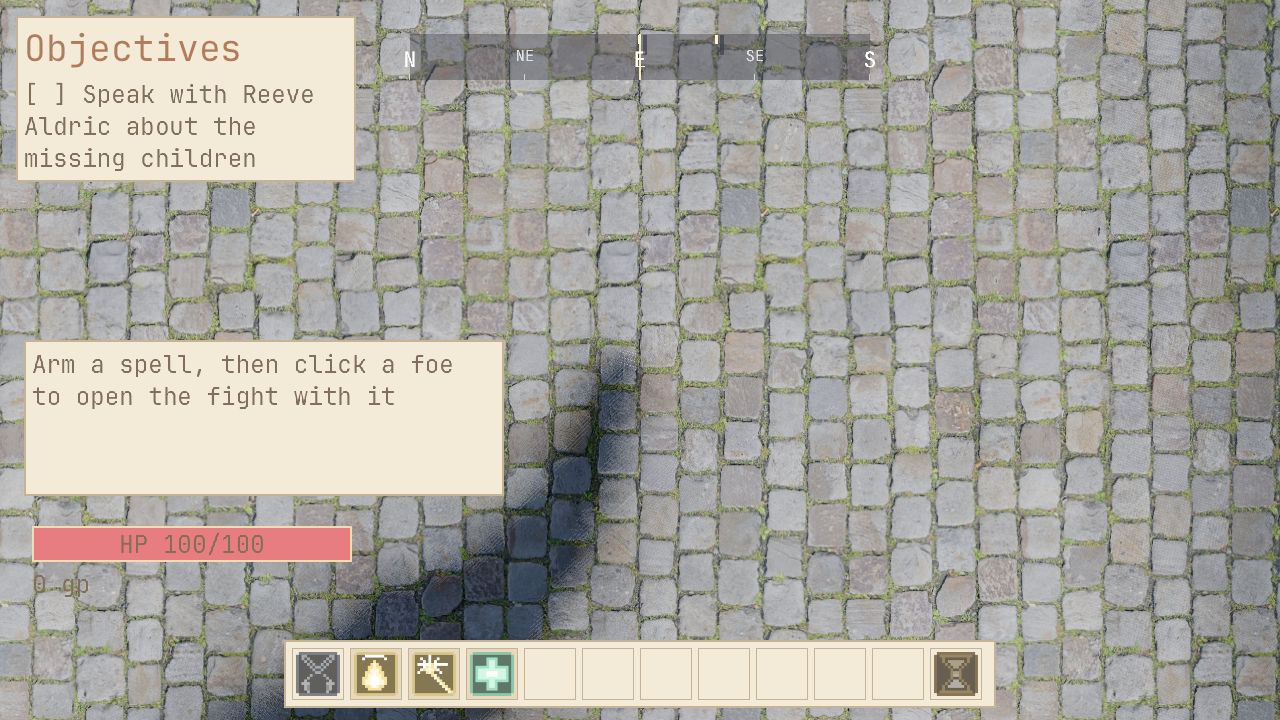
#> input picture docs/evidence/ravenmere/g158_before_near_down.png, 1280 x 720 px
$ python -i rv_torch_l4.py   (imports and definitions only)
#> lines starting #> are read from the running program, lines starting #| are printed output that depends on the picture
"""Ravenmere torches L4 (T-73): do townsfolk carry a lit torch after dark, on the SHIPPED exe?

User (2026-09-26): "if we are going to have such dark nights, then npc AI needs to compensate in
some cases and learn to carry torches". Chosen default: townsfolk outdoors at night.

Phases, clock paused (daynight_set):
  noon    - POST /api/rpg/torches: nobody carries one (prediction: carrying 0).
  23:00   - every non-hostile NPC OUTDOORS carries a torch, the torch is DRAWN in the hand, and
            its flame light sits at the hand (within 1.2 m horizontally of the NPC, 0.3..2.2 m
            above its feet). Hostiles and NPCs indoors carry none.
  control - the same pose and hour, frames with the game default switched never -> night ->
            never (the test API's torches {"default"}): the torch-on frame must be brighter in a
            box around the bearer, and the two torch-off frames must agree.
  budget  - dropped_point_lights and frame time, noon vs night.

Writes docs/evidence/ravenmere/rv_torch_<label>.json (+ PNGs).
Usage: python tools/rv_torch_l4.py [label]
"""
import json
import math
import os
import subprocess
import sys
import time
import urllib.request
from pathlib import Path

from PIL import Image

REL = Path(os.environ.get("RV_REL", r"C:/Users/bpete/Documents/PhyxelProjects/Ravenmere/build_probe/Release"))
OUT = Path(__file__).resolve().parents[1] / 'docs' / 'evidence' / 'ravenmere'
PORT = 8123
B = 'http://127.0.0.1:%d' % PORT
LABEL = sys.argv[1] if len(sys.argv) > 1 else 'run'


# [18 lines left out: functions safe, shot, not called in this run]


def luma(path, box=None):
    im = Image.open(path).convert('L')
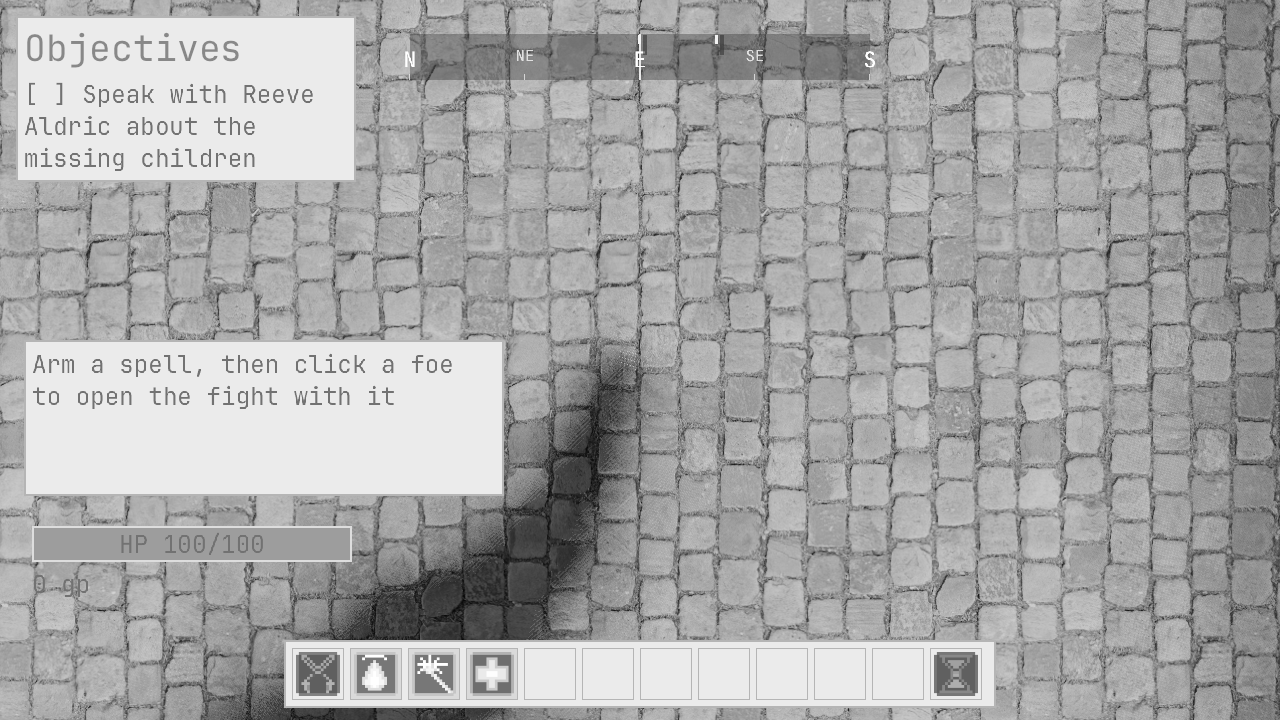
#> im: PIL image 1280x720 L; min 7, max 255, mean 167.4
    if box:
        w, h = im.size
        im = im.crop((int(box[0] * w), int(box[1] * h), int(box[2] * w), int(box[3] * h)))
    hist = im.histogram()
#> hist = 256 values, max 148428 at index 235, min 0 at index 0, mean 3600
    return round(sum(i * v for i, v in enumerate(hist)) / max(1, sum(hist)), 2)


# [35 lines left out: functions fps, check_night, not called in this run]


# [1 line not run here, left out]
# [1 line that did not run here, left out]
res = {'label': LABEL}
ok = False
# [112 lines not run here, left out]

>>> result = luma('../docs/evidence/ravenmere/g158_before_near_down.png')
#> result = 167.4
